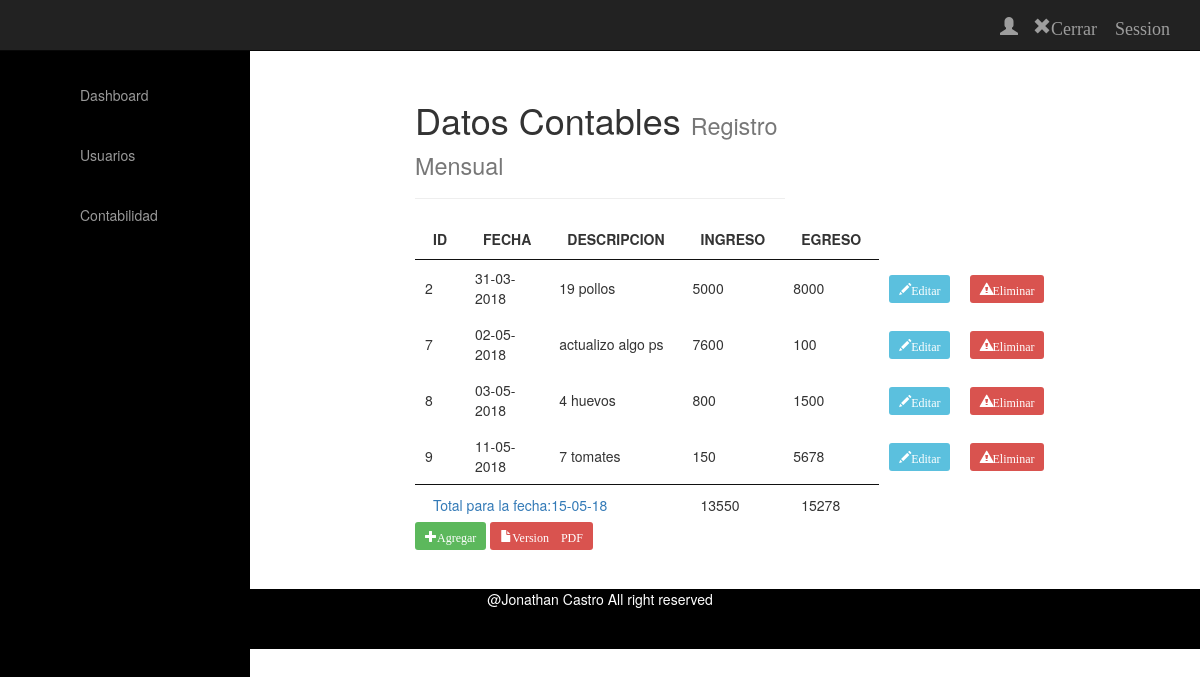
The page /index.php/usuarios_controller/contabilidad on the database its author committed.
### tables this page shows
CREATE TABLE `contabilidad` (
  `id` int(50) NOT NULL,
  `fecha` varchar(50) NOT NULL,
  `descripcion` varchar(50) NOT NULL,
  `ingreso` int(50) NOT NULL,
  `egreso` int(50) NOT NULL
);

### application/controllers/Usuarios_Controller.php (called while the page is built, shortened)
<?php
class Usuarios_Controller extends CI_Controller {
	function __construct()
	{
		$this->load->model('usuarios_model');
		$this->load->library('fpdf');
	}
	public function contabilidad()	{
		$data['usuario'] = $this->session->userdata('usuario');
		$data['contrasena'] = $this->session->userdata('contrasena');
       $data['datos'] = $this->usuarios_model->seleccionarContabilidad();
       $data['ingresos'] = $this->usuarios_model->totalIngresos();
       $data['egresos'] = $this->usuarios_model->totalEgresos();
		$this->load->view('header/header');
		$this->load->view('navbar/navbar_usuarios',$data);
		$this->load->view('sidebar/sidebar');
		$this->load->view('usuarios/contabilidad',$data);
		$this->load->view('footer/footer');
	}
}

### index.php (called while the page is built, shortened)
<?php
require_once BASEPATH.'core/CodeIgniter.php';

### application/models/Usuarios_Model.php (called while the page is built, shortened)
<?php
class Usuarios_Model extends CI_Model {
		public function seleccionarContabilidad()
	{
		$query = $this->db->query("SELECT id,fecha,descripcion,ingreso,egreso
		 from contabilidad");
		  return $query->result();
	}
	public function totalIngresos()
	{
		$sql = "SELECT SUM(ingreso)  AS totalingresos FROM contabilidad WHERE ingreso < 10000000";
		$query = $this->db->query($sql);
		 return $query->row();
	}
		public function totalEgresos()
	{
		$sql = "SELECT SUM(egreso)  AS totalegresos FROM contabilidad WHERE egreso < 10000000";
		$query = $this->db->query($sql);
		 return $query->row();
	}
}

### application/views/usuarios/contabilidad.php (the view, shortened to what this page needs)
<br>
<br>
<br>
	<div class="row col-md-4 col-md-offset-4">
		<div class="page-header">
  			<h1>Datos Contables <small>Registro Mensual</small></h1>
		</div>
		<table id="tabla" class="table-responsive table-hover" >
	                    <thead>
	                        <tr>
	                            <th >ID</th>
	                            <th >FECHA</th>
	                            <th >DESCRIPCION</th>
	                            <th >INGRESO</th>
	                            <th >EGRESO</th>
			                 </tr>
			               </thead>
			 <tbody>
			<?php
		foreach ($datos as $dato) {
			?>
		<tr>
		<td><?php echo $dato->id ?> </td>
		<td><?php echo $dato->fecha ?> </td>
		<td><?php echo $dato->descripcion ?> </td>
		<td><?php echo $dato->ingreso ?> </td>
		<td><?php echo $dato->egreso ?> </td>
		<td>
		 <a  href="<?php echo base_url("index.php/usuarios_controller/editar/$dato->id") ?>" ><span class="btn-info btn-sm glyphicon glyphicon-pencil">Editar</span></a>
		</td>
		<td>
		 <a id="eliminar"  href="<?php echo base_url("index.php/usuarios_controller/eliminar/$dato->id") ?>" ><span class="btn-danger btn-sm glyphicon glyphicon-alert">Eliminar</span></a>
		</td>
		</tr>
		<?php
		}
		?>
		<tfoot >
		  <td colspan="3" class="text-primary">Total para la fecha:<?php echo date("d-m-y"); ?></td>
		  <td colspan="1"><?php echo $ingresos->totalingresos?></td>
		  <td colspan="1"><?php echo $egresos->totalegresos?></td>
		</tfoot>
<!-- <?php
	print_r($ingresos);
?>
<!-- <?php
	var_dump($ingresos);
?> -->
		</table>
<a href="<?php echo base_url();?>index.php/usuarios_controller/agregar"><span class="btn-success btn-sm glyphicon glyphicon-plus">Agregar</span></a>
<a  href="<?php echo base_url();?>index.php/usuarios_controller/reporte"><span class="btn-danger btn-danger btn-sm glyphicon glyphicon-file">Version PDF</span></a>
<br>
<br>
<br>
</div>

### application/views/header/header.php (shortened to what this page needs)
<!DOCTYPE html>
<html lang="en">
<head>
	<link rel="stylesheet" type="text/css" href="<?php echo base_url();?>assets/css/bootstrap.min.css">
	<link rel="stylesheet" type="text/css" href="<?php echo base_url();?>assets/css/sidebar_styles.css">
	<link rel="stylesheet" type="text/css" href="<?php echo base_url();?>assets/css/styles_footer.css">
	<link rel="stylesheet" type="text/css" href="<?php echo base_url();?>assets/css/jquery-ui.css">
	<link rel="stylesheet" type="text/css" href="<?php echo base_url();?>assets/css/jquery.dataTables.min.css">
</head>
<body>

### application/views/navbar/navbar_usuarios.php (shortened to what this page needs)
<nav class="navbar navbar-inverse navbar-fixed-top" role="navigation">
       <div class="container">
           <div class="collapse navbar-collapse" id="bs-example-navbar-collapse-1">
               <ul class="nav navbar-nav navbar-right">
                   <li>
                        <a class="navbar-brand glyphicon glyphicon-user"><?php echo $usuario; ?></a>
                   </li>
                    <li>
                        <a class="navbar-brand glyphicon glyphicon-remove" href="<?php echo base_url();?>index.php/usuarios_controller/cerrarSession">Cerrar Session</a>
                   </li>
               </ul>
           </div>
       </div>
   </nav>

### application/views/sidebar/sidebar.php
<div id="wrapper">
        <div id="sidebar-wrapper">
            <nav id="spy">
                <ul class="sidebar-nav nav">
                    <li class="sidebar-brand">
                        <a href="dashboard.php"><span class="fa fa-home solo">Home</span></a>
                    </li>
                    <li>
                        <a href="<?php echo base_url();?>index.php/usuarios_controller/dashboard" data-scroll>
                            <span class="fa fa-anchor solo ">Dashboard</span>
                        </a>
                    </li>
                    <li>
                        <a href="<?php echo base_url();?>index.php/usuarios_controller/index" data-scroll>
                            <span class="fa fa-anchor solo">Usuarios</span>
                        </a>
                    </li>
                    <li>
                        <a href="<?php echo base_url();?>index.php/usuarios_controller/contabilidad" data-scroll>
                            <span class="fa fa-anchor solo">Contabilidad</span>
                        </a>
                    </li>
                </ul>
            </nav>
        </div>
</div>

### application/views/footer/footer.php (shortened to what this page needs)
	<div class="footer  col-md-12  text-center">
		<footer>@Jonathan Castro All right reserved</footer>
	</div>
</body>
</html>

### assets/css/sidebar_styles.css (style rules this page uses)
#wrapper { padding-left: 250px; transition: all 0.4s ease 0s; }
#sidebar-wrapper { margin-left: -250px; left: 250px; width: 250px; background: #000; position: fixed; height: 100%; overflow-y: auto; z-index: 1000; transition: all 0.4s ease 0s; }
.sidebar-nav { position: absolute; top: 0; width: 250px; list-style: none; margin: 0; padding: 0; }
.sidebar-nav li { line-height: 40px; text-indent: 20px; }
.sidebar-nav li a { color: #999999; display: block; text-decoration: none; padding-left: 60px; }
.sidebar-nav li a span:before { position: absolute; left: 0; color: #41484c; text-align: center; width: 20px; line-height: 18px; }
.sidebar-nav > .sidebar-brand { height: 65px; line-height: 60px; font-size: 18px; }
.sidebar-nav > .sidebar-brand a { color: #999999; }

### assets/css/styles_footer.css (style rules this page uses)
.footer { background-color: black; color: white; padding-bottom: 40px; }

### rows shown on the page
contabilidad: id "2", fecha "31-03-2018", descripcion "19 pollos", ingreso "5000", egreso "8000"
contabilidad: id "7", fecha "02-05-2018", descripcion "actualizo algo ps", ingreso "7600", egreso "100"
contabilidad: id "8", fecha "03-05-2018", descripcion "4 huevos", ingreso "800", egreso "1500"
contabilidad: id "9", fecha "11-05-2018", descripcion "7 tomates", ingreso "150", egreso "5678"

### other values the page prints
$ingresos->totalingresos "13550"
$egresos->totalegresos "15278"
